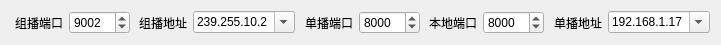
   <widget class="QWidget" name="layoutWidget">
    <property name="geometry">
     <rect>
      <x>0</x>
      <y>0</y>
      <width>721</width>
      <height>22</height>
     </rect>
    </property>
    <layout class="QHBoxLayout" name="horizontalLayout_4">
     <item>
      <widget class="QLabel" name="label">
       <property name="text">
        <string>组播端口</string>
       </property>
       <property name="alignment">
        <set>Qt::AlignRight|Qt::AlignTrailing|Qt::AlignVCenter</set>
       </property>
      </widget>
     </item>
     <item>
      <widget class="QSpinBox" name="MspinPort">
       <property name="enabled">
        <bool>true</bool>
       </property>
       <property name="minimum">
        <number>1</number>
       </property>
       <property name="maximum">
        <number>65535</number>
       </property>
       <property name="value">
        <number>9002</number>
       </property>
      </widget>
     </item>
     <item>
      <widget class="QLabel" name="label_3">
       <property name="text">
        <string>组播地址</string>
       </property>
       <property name="alignment">
        <set>Qt::AlignRight|Qt::AlignTrailing|Qt::AlignVCenter</set>
       </property>
      </widget>
     </item>
     <item>
      <widget class="QComboBox" name="McomboIP">
       <property name="editable">
        <bool>true</bool>
       </property>
       <item>
        <property name="text">
         <string>239.255.10.2</string>
        </property>
       </item>
      </widget>
     </item>
     <item>
      <widget class="QLabel" name="label_44">
       <property name="text">
        <string>单播端口</string>
       </property>
       <property name="alignment">
        <set>Qt::AlignRight|Qt::AlignTrailing|Qt::AlignVCenter</set>
       </property>
      </widget>
     </item>
     <item>
      <widget class="QSpinBox" name="UspinPort">
       <property name="enabled">
        <bool>true</bool>
       </property>
       <property name="minimum">
        <number>1</number>
       </property>
       <property name="maximum">
        <number>65535</number>
       </property>
       <property name="value">
        <number>8000</number>
       </property>
      </widget>
     </item>
     <item>
      <widget class="QLabel" name="label_49">
       <property name="text">
        <string>本地端口</string>
       </property>
       <property name="alignment">
        <set>Qt::AlignRight|Qt::AlignTrailing|Qt::AlignVCenter</set>
       </property>
      </widget>
     </item>
     <item>
      <widget class="QSpinBox" name="LspinPort">
       <property name="enabled">
        <bool>true</bool>
       </property>
       <property name="minimum">
        <number>1</number>
       </property>
       <property name="maximum">
        <number>65535</number>
       </property>
       <property name="value">
        <number>8000</number>
       </property>
      </widget>
     </item>
     <item>
      <widget class="QLabel" name="label_42">
       <property name="text">
        <string>单播地址</string>
       </property>
       <property name="alignment">
        <set>Qt::AlignRight|Qt::AlignTrailing|Qt::AlignVCenter</set>
       </property>
      </widget>
     </item>
     <item>
      <widget class="QComboBox" name="UcomboIP">
       <property name="editable">
        <bool>true</bool>
       </property>
       <item>
        <property name="text">
         <string>192.168.1.17</string>
        </property>
       </item>
      </widget>
     </item>
    </layout>
   </widget>
